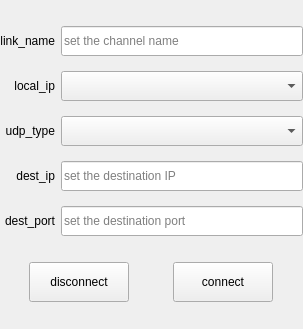
<?xml version="1.0" encoding="UTF-8"?>
<ui version="4.0">
 <class>udp_config_widget</class>
 <widget class="QWidget" name="udp_config_widget">
  <property name="geometry">
   <rect>
    <x>0</x>
    <y>0</y>
    <width>303</width>
    <height>329</height>
   </rect>
  </property>
  <property name="windowTitle">
   <string>udp_config_widget</string>
  </property>
  <layout class="QVBoxLayout" name="verticalLayout_2">
   <property name="spacing">
    <number>0</number>
   </property>
   <property name="leftMargin">
    <number>0</number>
   </property>
   <property name="topMargin">
    <number>0</number>
   </property>
   <property name="rightMargin">
    <number>0</number>
   </property>
   <property name="bottomMargin">
    <number>0</number>
   </property>
   <item>
    <layout class="QVBoxLayout" name="verticalLayout">
     <item>
      <layout class="QGridLayout" name="gridLayout">
       <property name="verticalSpacing">
        <number>15</number>
       </property>
       <item row="0" column="0">
        <widget class="QLabel" name="lbl_title_link_name">
         <property name="text">
          <string>link_name</string>
         </property>
         <property name="alignment">
          <set>Qt::AlignRight|Qt::AlignTrailing|Qt::AlignVCenter</set>
         </property>
        </widget>
       </item>
       <item row="0" column="1">
        <widget class="QLineEdit" name="le_link_name">
         <property name="sizePolicy">
          <sizepolicy hsizetype="Expanding" vsizetype="Minimum">
           <horstretch>0</horstretch>
           <verstretch>0</verstretch>
          </sizepolicy>
         </property>
         <property name="minimumSize">
          <size>
           <width>0</width>
           <height>30</height>
          </size>
         </property>
         <property name="maximumSize">
          <size>
           <width>16777215</width>
           <height>30</height>
          </size>
         </property>
         <property name="placeholderText">
          <string>set the channel name</string>
         </property>
        </widget>
       </item>
       <item row="2" column="1">
        <widget class="QComboBox" name="cb_udp_type">
         <property name="sizePolicy">
          <sizepolicy hsizetype="Preferred" vsizetype="Minimum">
           <horstretch>0</horstretch>
           <verstretch>0</verstretch>
          </sizepolicy>
         </property>
         <property name="minimumSize">
          <size>
           <width>0</width>
           <height>30</height>
          </size>
         </property>
         <property name="maximumSize">
          <size>
           <width>16777215</width>
           <height>30</height>
          </size>
         </property>
        </widget>
       </item>
       <item row="3" column="0">
        <widget class="QLabel" name="lbl_title_dest_ip">
         <property name="text">
          <string>dest_ip</string>
         </property>
         <property name="alignment">
          <set>Qt::AlignRight|Qt::AlignTrailing|Qt::AlignVCenter</set>
         </property>
        </widget>
       </item>
       <item row="4" column="0">
        <widget class="QLabel" name="lbl_title_dest_port">
         <property name="text">
          <string>dest_port</string>
         </property>
         <property name="alignment">
          <set>Qt::AlignRight|Qt::AlignTrailing|Qt::AlignVCenter</set>
         </property>
        </widget>
       </item>
       <item row="1" column="0">
        <widget class="QLabel" name="lbl_title_local_ip">
         <property name="text">
          <string>local_ip</string>
         </property>
         <property name="alignment">
          <set>Qt::AlignRight|Qt::AlignTrailing|Qt::AlignVCenter</set>
         </property>
        </widget>
       </item>
       <item row="2" column="0">
        <widget class="QLabel" name="lbl_title_udp_type">
         <property name="text">
          <string>udp_type</string>
         </property>
         <property name="alignment">
          <set>Qt::AlignRight|Qt::AlignTrailing|Qt::AlignVCenter</set>
         </property>
        </widget>
       </item>
       <item row="4" column="1">
        <widget class="QLineEdit" name="le_dest_port">
         <property name="sizePolicy">
          <sizepolicy hsizetype="Expanding" vsizetype="Minimum">
           <horstretch>0</horstretch>
           <verstretch>0</verstretch>
          </sizepolicy>
         </property>
         <property name="minimumSize">
          <size>
           <width>0</width>
           <height>30</height>
          </size>
         </property>
         <property name="maximumSize">
          <size>
           <width>16777215</width>
           <height>30</height>
          </size>
         </property>
         <property name="placeholderText">
          <string>set the destination port</string>
         </property>
        </widget>
       </item>
       <item row="1" column="1">
        <widget class="ComboBoxEx" name="cb_local_ip">
         <property name="sizePolicy">
          <sizepolicy hsizetype="Preferred" vsizetype="Minimum">
           <horstretch>0</horstretch>
           <verstretch>0</verstretch>
          </sizepolicy>
         </property>
         <property name="minimumSize">
          <size>
           <width>0</width>
           <height>30</height>
          </size>
         </property>
         <property name="maximumSize">
          <size>
           <width>16777215</width>
           <height>30</height>
          </size>
         </property>
        </widget>
       </item>
       <item row="3" column="1">
        <widget class="QLineEdit" name="le_dest_ip">
         <property name="sizePolicy">
          <sizepolicy hsizetype="Expanding" vsizetype="Minimum">
           <horstretch>0</horstretch>
           <verstretch>0</verstretch>
          </sizepolicy>
         </property>
         <property name="minimumSize">
          <size>
           <width>0</width>
           <height>30</height>
          </size>
         </property>
         <property name="maximumSize">
          <size>
           <width>16777215</width>
           <height>30</height>
          </size>
         </property>
         <property name="placeholderText">
          <string>set the destination IP</string>
         </property>
        </widget>
       </item>
      </layout>
     </item>
     <item>
      <spacer name="verticalSpacer">
       <property name="orientation">
        <enum>Qt::Vertical</enum>
       </property>
       <property name="sizeType">
        <enum>QSizePolicy::Fixed</enum>
       </property>
       <property name="sizeHint" stdset="0">
        <size>
         <width>20</width>
         <height>20</height>
        </size>
       </property>
      </spacer>
     </item>
     <item>
      <layout class="QGridLayout" name="gridLayout_2">
       <property name="spacing">
        <number>15</number>
       </property>
       <item row="0" column="1">
        <widget class="PushBtnEx" name="push_btn_connect">
         <property name="sizePolicy">
          <sizepolicy hsizetype="Fixed" vsizetype="Fixed">
           <horstretch>0</horstretch>
           <verstretch>0</verstretch>
          </sizepolicy>
         </property>
         <property name="minimumSize">
          <size>
           <width>100</width>
           <height>40</height>
          </size>
         </property>
         <property name="maximumSize">
          <size>
           <width>100</width>
           <height>40</height>
          </size>
         </property>
         <property name="text">
          <string>connect</string>
         </property>
        </widget>
       </item>
       <item row="0" column="0">
        <widget class="PushBtnEx" name="push_btn_disconnect">
         <property name="sizePolicy">
          <sizepolicy hsizetype="Fixed" vsizetype="Fixed">
           <horstretch>0</horstretch>
           <verstretch>0</verstretch>
          </sizepolicy>
         </property>
         <property name="minimumSize">
          <size>
           <width>100</width>
           <height>40</height>
          </size>
         </property>
         <property name="maximumSize">
          <size>
           <width>100</width>
           <height>40</height>
          </size>
         </property>
         <property name="text">
          <string>disconnect</string>
         </property>
        </widget>
       </item>
      </layout>
     </item>
    </layout>
   </item>
  </layout>
 </widget>
 <layoutdefault spacing="6" margin="11"/>
 <customwidgets>
  <customwidget>
   <class>ComboBoxEx</class>
   <extends>QComboBox</extends>
   <header>comboboxex.h</header>
  </customwidget>
  <customwidget>
   <class>PushBtnEx</class>
   <extends>QPushButton</extends>
   <header>pushbtnex.h</header>
  </customwidget>
 </customwidgets>
 <tabstops>
  <tabstop>le_link_name</tabstop>
  <tabstop>cb_local_ip</tabstop>
  <tabstop>cb_udp_type</tabstop>
  <tabstop>le_dest_ip</tabstop>
  <tabstop>le_dest_port</tabstop>
  <tabstop>push_btn_connect</tabstop>
  <tabstop>push_btn_disconnect</tabstop>
 </tabstops>
 <resources/>
 <connections/>
</ui>
